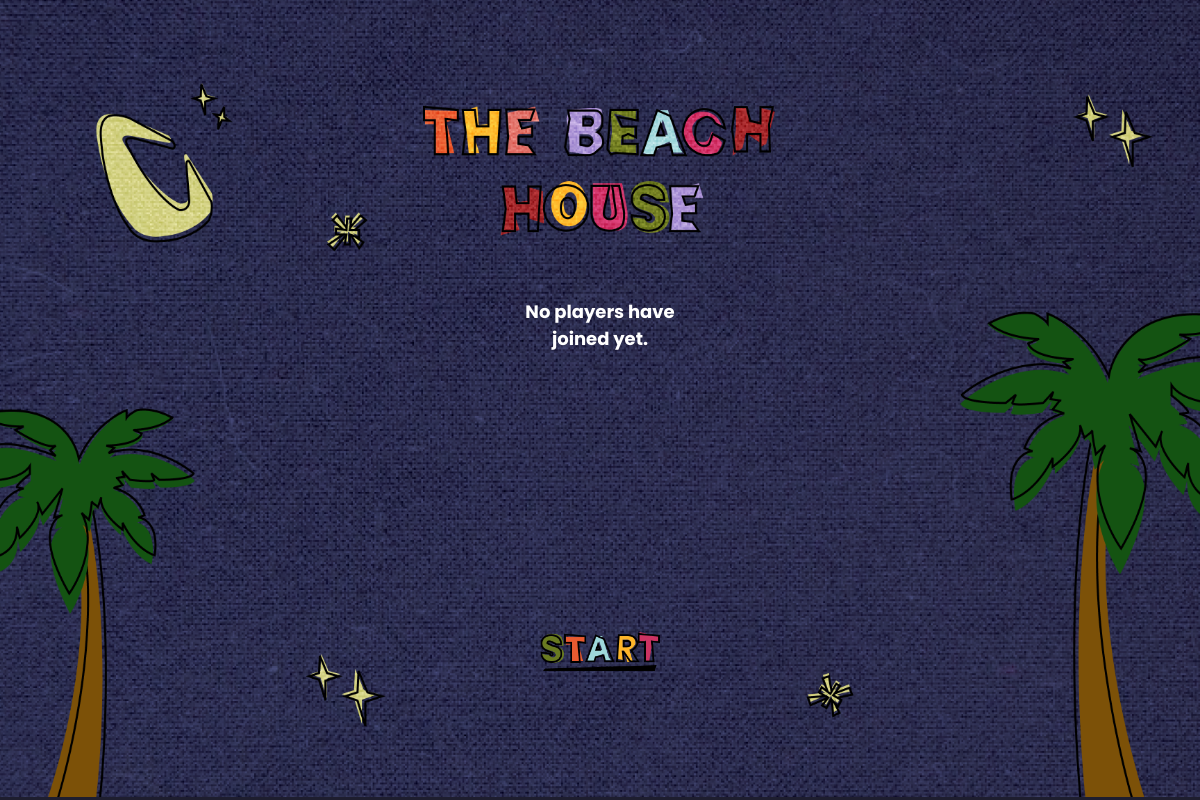
Before: /lobby/ with the older database file.
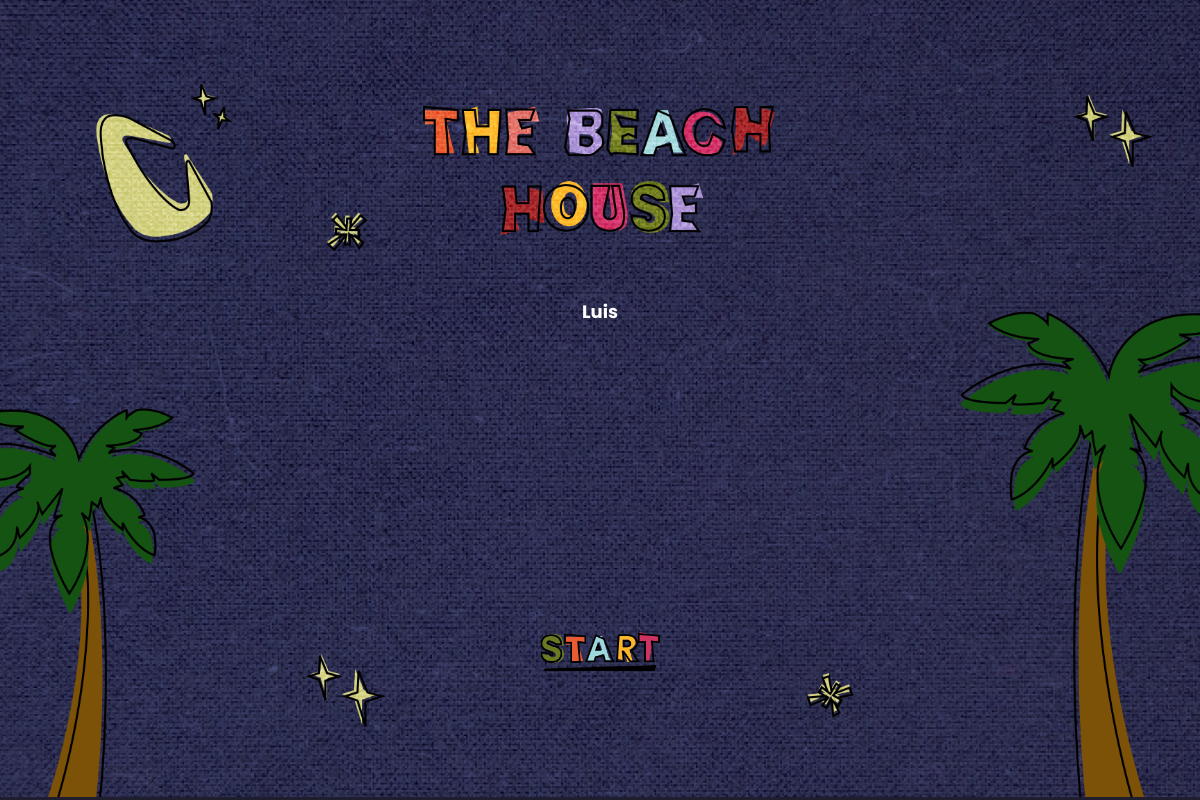
After: the same page with the newer database file.
### interface/models.py (models this page shows, shortened)
class Player(models.Model):
    id = models.AutoField(primary_key=True)
    name = models.CharField(max_length=50)
    character = models.ForeignKey(Character, on_delete=models.CASCADE, null=True)

### interface/views.py (the view)
# urls.py: path('lobby/', views.render_lobby_view),
@csrf_exempt
def render_lobby_view(request):
    players = Player.objects.all()
    return render(request, 'lobby.html', {'players': players})

### interface/templates/lobby.html (shortened to what this page needs)
<!DOCTYPE html>
{% load static %}
<html lang="pt">
<head>
    <link rel="stylesheet" type="text/css" href="{% static 'css/lobby.css' %}">
</head>
<body>
    <div class="background">
        <img src="{% static 'images/Lobby.png' %}">
    </div>
    <div class="lobby-container">
        <div class="player-list">
            <ul id="players">
                {% for player in players %}
                    <li>{{ player.name }}</li>
                {% empty %}
                    <li>No players have joined yet.</li>
                {% endfor %}
            </ul>
        </div>
        <button id="start-game" onClick="onClick()"></button>
    </div>
</body>
</html>

Changed rows visible on the page:
added Player: name "Luis"
Other visible differences:
text no longer shown: "No players have joined yet."
